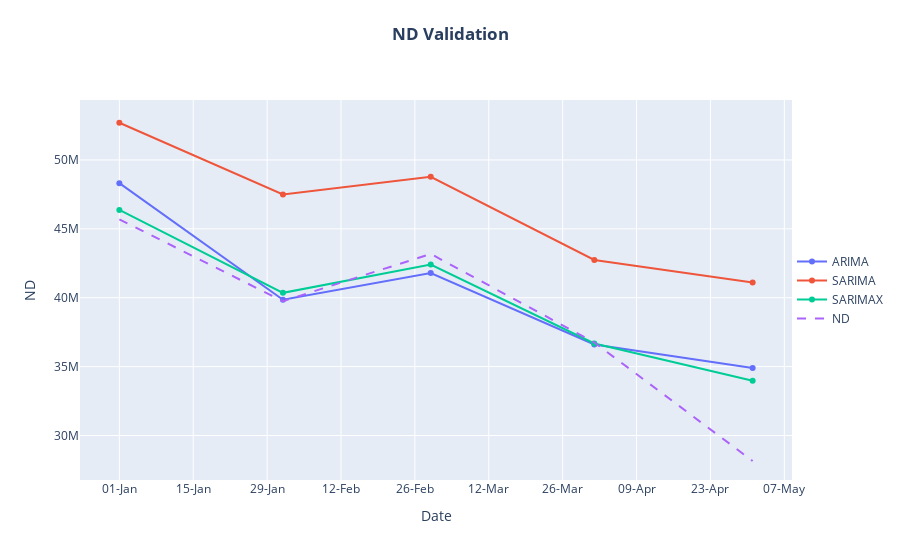

Notebook source saved alongside this figure:
### Code cell
fig = go.Figure()

fig.add_trace(go.Scatter(x=validation_monthly.index, y=arima_validation, name='ARIMA'))
fig.add_trace(go.Scatter(x=validation_monthly.index, y=sarima_validation, name='SARIMA'))
fig.add_trace(go.Scatter(x=validation_monthly.index, y=validation_sarimax_predictions, name='SARIMAX'))
fig.add_trace(go.Scatter(x=validation_monthly.index, y=validation_monthly['ND'], name='ND', mode='lines', line=dict(dash='dash')))

fig.update_layout(
    title={
        'text': '<b>ND Validation</b>',
        'x': 0.5,
        'y': 0.95,
        'xanchor': 'center',
        'yanchor': 'top',
    },
    xaxis_title='Date',
    yaxis_title='ND',
    legend=dict(x=1, y=0.5),
    xaxis=dict(
        tickformat='%d-%b'
    )
)

fig.show()

### Figure 1 — Plotly figure (JSON) as saved in the notebook; plotly's stock layout.template omitted (floating-point values rounded to 4 significant figures)
{"data": [{"name": "ARIMA", "type": "scatter", "x": ["2023-01-01T00:00:00", "2023-02-01T00:00:00", "2023-03-01T00:00:00", "2023-04-01T00:00:00", "2023-05-01T00:00:00"], "y": [48310000.0, 39850000.0, 41790000.0, 36600000.0, 34900000.0]}, {"name": "SARIMA", "type": "scatter", "x": ["2023-01-01T00:00:00", "2023-02-01T00:00:00", "2023-03-01T00:00:00", "2023-04-01T00:00:00", "2023-05-01T00:00:00"], "y": [52700000.0, 47490000.0, 48780000.0, 42740000.0, 41110000.0]}, {"name": "SARIMAX", "type": "scatter", "x": ["2023-01-01T00:00:00", "2023-02-01T00:00:00", "2023-03-01T00:00:00", "2023-04-01T00:00:00", "2023-05-01T00:00:00"], "y": [46370000.0, 40360000.0, 42410000.0, 36680000.0, 33970000.0]}, {"line": {"dash": "dash"}, "mode": "lines", "name": "ND", "type": "scatter", "x": ["2023-01-01T00:00:00", "2023-02-01T00:00:00", "2023-03-01T00:00:00", "2023-04-01T00:00:00", "2023-05-01T00:00:00"], "y": [45692038, 39747240, 43182167, 36750722, 28149577]}], "layout": {"legend": {"x": 1, "y": 0.5}, "title": {"text": "<b>ND Validation</b>", "x": 0.5, "xanchor": "center", "y": 0.95, "yanchor": "top"}, "xaxis": {"tickformat": "%d-%b", "title": {"text": "Date"}}, "yaxis": {"title": {"text": "ND"}}}}
